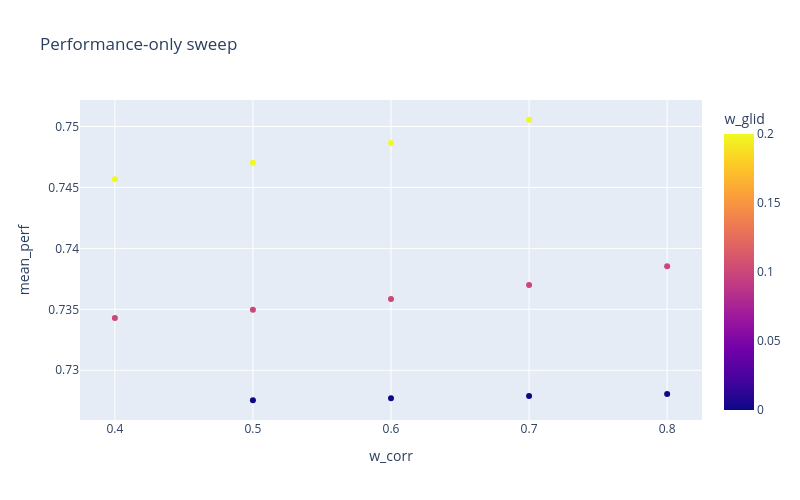

The cell this chart's notebook holds for it:
### Code cell
import plotly.express as px
fig = px.scatter(
    perf_stats_df,
    x='w_corr',
    y='mean_perf',
    color='w_glid',
    hover_data=['config', 'w_f1', 'w_glid'],
    title='Performance-only sweep',
)
fig.update_layout(width=800, height=500)
fig.show()

### Figure 1 — Plotly figure (JSON) as saved in the notebook; plotly's stock layout.template omitted (floating-point values rounded to 4 significant figures)
{"data": [{"customdata": [["pcfg_000", 0.4, 0.2], ["pcfg_001", 0.5, 0.1], ["pcfg_002", 0.3, 0.2], ["pcfg_003", 0.4, 0.1], ["pcfg_004", 0.5, 0], ["pcfg_005", 0.2, 0.2], ["pcfg_006", 0.3, 0.1], ["pcfg_007", 0.4, 0], ["pcfg_008", 0.1, 0.2], ["pcfg_009", 0.2, 0.1], ["pcfg_010", 0.3, 0], ["pcfg_011", 0.1, 0.1], ["pcfg_012", 0.2, 0]], "hovertemplate": "w_corr=%{x}<br>mean_perf=%{y}<br>config=%{customdata[0]}<br>w_f1=%{customdata[1]}<br>w_glid=%{marker.color}<extra></extra>", "legendgroup": "", "marker": {"color": [0.2, 0.1, 0.2, 0.1, 0.0, 0.2, 0.1, 0.0, 0.2, 0.1, 0.0, 0.1, 0.0], "coloraxis": "coloraxis", "symbol": "circle"}, "mode": "markers", "name": "", "orientation": "v", "showlegend": false, "type": "scatter", "x": [0.4, 0.4, 0.5, 0.5, 0.5, 0.6, 0.6, 0.6, 0.7, 0.7, 0.7, 0.8, 0.8], "xaxis": "x", "y": [0.7457, 0.7343, 0.747, 0.735, 0.7275, 0.7486, 0.7359, 0.7277, 0.7506, 0.737, 0.7279, 0.7385, 0.7281], "yaxis": "y"}], "layout": {"coloraxis": {"colorbar": {"title": {"text": "w_glid"}}, "colorscale": [[0, "#0d0887"], [0.1111, "#46039f"], [0.2222, "#7201a8"], [0.3333, "#9c179e"], [0.4444, "#bd3786"], [0.5556, "#d8576b"], [0.6667, "#ed7953"], [0.7778, "#fb9f3a"], [0.8889, "#fdca26"], [1, "#f0f921"]]}, "height": 500, "legend": {"tracegroupgap": 0}, "title": {"text": "Performance-only sweep"}, "width": 800, "xaxis": {"anchor": "y", "domain": [0, 1], "title": {"text": "w_corr"}}, "yaxis": {"anchor": "x", "domain": [0, 1], "title": {"text": "mean_perf"}}}}
